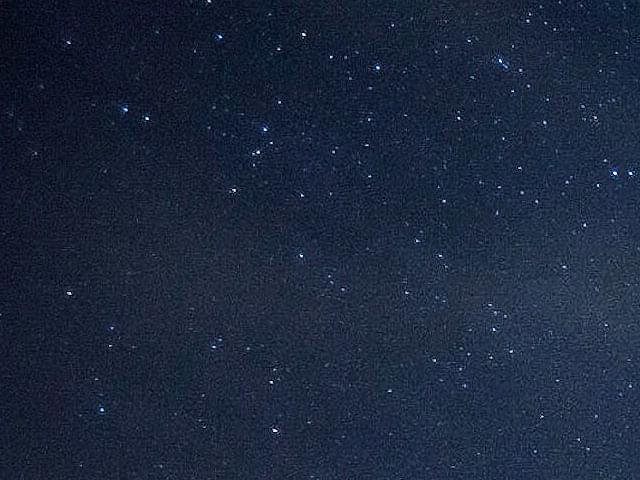
#> input picture iamge1.jpg, 640 x 480 px
$ python logo.py
#> lines starting #> are read from the running program, lines starting #| are printed output that depends on the picture; after the words box and inside, x2 and y2 are one past the last pixel; in counts of white or black regions, pixels touching at a corner belong together; pictures that were not available may be replaced by others from this repository, and a replacement may not be noted
from cv2 import destroyAllWindows
import numpy as np
import cv2

img1 = cv2.imread('iamge1.jpg')
#> img1 is the input picture: shape (480, 640, 3); mean B, G, R 60.6, 39.1, 27.7
img2 = cv2.imread('download.png')
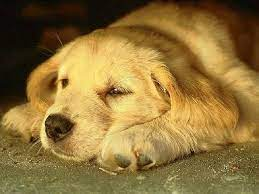
#> input picture download.jfif, 259 x 194 px, given in place of download.png, which was not available
#> img2 is the input picture: shape (194, 259, 3); mean B, G, R 57.8, 113.8, 141.7

rows, cols, channels = img2.shape
#> rows = 194; cols = 259; channels = 3
roi = img1[0:rows, 0:cols]
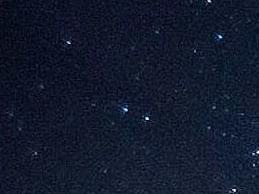
#> roi: shape (194, 259, 3); mean B, G, R 44.6, 25.3, 17.9

img2gray = cv2.cvtColor(img2, cv2.COLOR_BGR2GRAY)
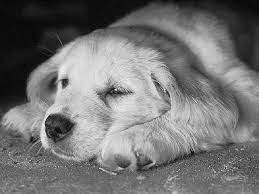
#> img2gray: shape (194, 259); min 0, max 245, mean 115.8
ret, mask = cv2.threshold(img2gray, 220, 255, cv2.THRESH_BINARY_INV)
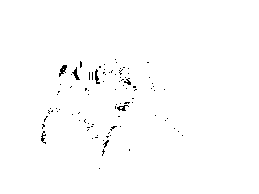
#> mask: shape (194, 259); 99.1% white; black in thin lines or dots, all inside (x1, y1, x2, y2) = (41, 59, 183, 169)

mask_inv = cv2.bitwise_not(mask)

img1_bg = cv2.bitwise_and(roi, roi, mask=mask_inv)
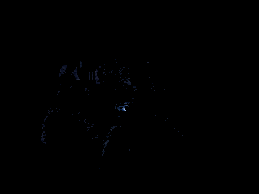
#> img1_bg: shape (194, 259, 3); mean B, G, R 0.4, 0.2, 0.2
img2_fg = cv2.bitwise_and(img2, img2, mask=mask_inv)

dst = cv2.add(img1_bg, img2_fg)
img1[0:rows, 0:cols] = dst
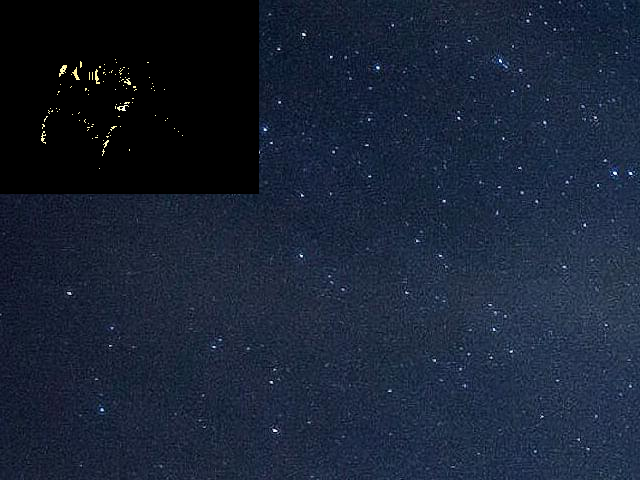
#> img1: shape (480, 640, 3); mean B, G, R 53.6, 35.3, 25.1

cv2.imshow('res', img1)
#cv2.imshow('mask', mask)
cv2.waitKey(0)
cv2.destroyAllWindows()
